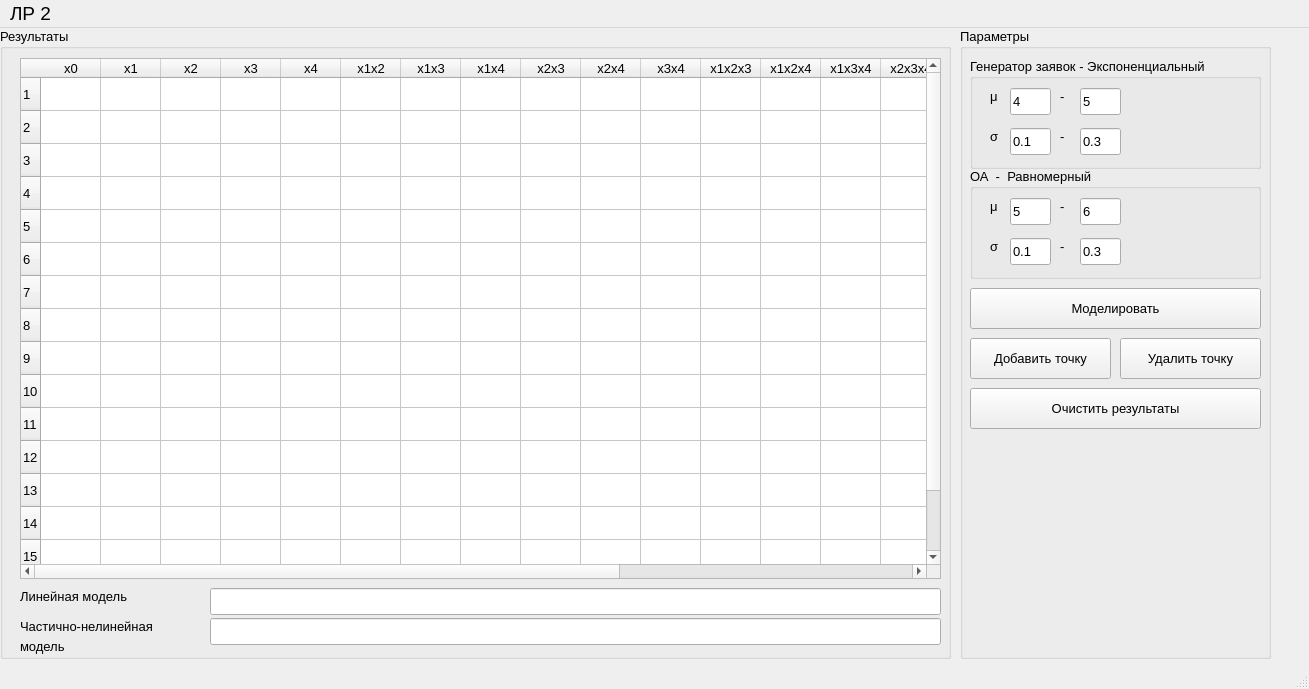
<?xml version="1.0" encoding="UTF-8"?>
<ui version="4.0">
 <class>MainWindow</class>
 <widget class="QMainWindow" name="MainWindow">
  <property name="geometry">
   <rect>
    <x>0</x>
    <y>0</y>
    <width>1309</width>
    <height>689</height>
   </rect>
  </property>
  <property name="font">
   <font>
    <pointsize>14</pointsize>
   </font>
  </property>
  <property name="windowTitle">
   <string>MainWindow</string>
  </property>
  <property name="documentMode">
   <bool>false</bool>
  </property>
  <property name="tabShape">
   <enum>QTabWidget::Rounded</enum>
  </property>
  <widget class="QWidget" name="centralwidget">
   <widget class="QGroupBox" name="groupBox_5">
    <property name="enabled">
     <bool>true</bool>
    </property>
    <property name="geometry">
     <rect>
      <x>0</x>
      <y>0</y>
      <width>951</width>
      <height>631</height>
     </rect>
    </property>
    <property name="font">
     <font>
      <family>Segoe UI</family>
      <pointsize>10</pointsize>
     </font>
    </property>
    <property name="title">
     <string>Результаты</string>
    </property>
    <widget class="QLabel" name="label_9">
     <property name="geometry">
      <rect>
       <x>20</x>
       <y>560</y>
       <width>141</width>
       <height>16</height>
      </rect>
     </property>
     <property name="font">
      <font>
       <family>Segoe UI</family>
       <pointsize>10</pointsize>
      </font>
     </property>
     <property name="text">
      <string>Линейная модель</string>
     </property>
    </widget>
    <widget class="QLineEdit" name="lineEdit_lin_mod">
     <property name="enabled">
      <bool>true</bool>
     </property>
     <property name="geometry">
      <rect>
       <x>210</x>
       <y>560</y>
       <width>731</width>
       <height>27</height>
      </rect>
     </property>
     <property name="font">
      <font>
       <family>Segoe UI</family>
       <pointsize>10</pointsize>
      </font>
     </property>
     <property name="text">
      <string/>
     </property>
     <property name="readOnly">
      <bool>false</bool>
     </property>
     <property name="placeholderText">
      <string/>
     </property>
    </widget>
    <widget class="QLabel" name="label_11">
     <property name="geometry">
      <rect>
       <x>20</x>
       <y>590</y>
       <width>201</width>
       <height>16</height>
      </rect>
     </property>
     <property name="font">
      <font>
       <family>Segoe UI</family>
       <pointsize>10</pointsize>
      </font>
     </property>
     <property name="text">
      <string>Частично-нелинейная </string>
     </property>
    </widget>
    <widget class="QLabel" name="label_12">
     <property name="geometry">
      <rect>
       <x>20</x>
       <y>610</y>
       <width>201</width>
       <height>16</height>
      </rect>
     </property>
     <property name="font">
      <font>
       <family>Segoe UI</family>
       <pointsize>10</pointsize>
      </font>
     </property>
     <property name="text">
      <string>модель</string>
     </property>
    </widget>
    <widget class="QLineEdit" name="lineEdit_part_lin_mod">
     <property name="enabled">
      <bool>true</bool>
     </property>
     <property name="geometry">
      <rect>
       <x>210</x>
       <y>590</y>
       <width>731</width>
       <height>27</height>
      </rect>
     </property>
     <property name="font">
      <font>
       <family>Segoe UI</family>
       <pointsize>10</pointsize>
      </font>
     </property>
     <property name="text">
      <string/>
     </property>
     <property name="readOnly">
      <bool>false</bool>
     </property>
     <property name="placeholderText">
      <string/>
     </property>
    </widget>
    <widget class="QTableWidget" name="tableWidget_experiment">
     <property name="geometry">
      <rect>
       <x>20</x>
       <y>30</y>
       <width>921</width>
       <height>521</height>
      </rect>
     </property>
     <property name="font">
      <font>
       <family>Segoe UI</family>
       <pointsize>10</pointsize>
      </font>
     </property>
     <property name="autoScrollMargin">
      <number>16</number>
     </property>
     <attribute name="horizontalHeaderCascadingSectionResizes">
      <bool>false</bool>
     </attribute>
     <attribute name="horizontalHeaderMinimumSectionSize">
      <number>49</number>
     </attribute>
     <attribute name="horizontalHeaderDefaultSectionSize">
      <number>60</number>
     </attribute>
     <attribute name="horizontalHeaderHighlightSections">
      <bool>false</bool>
     </attribute>
     <attribute name="verticalHeaderDefaultSectionSize">
      <number>33</number>
     </attribute>
     <row>
      <property name="text">
       <string>1</string>
      </property>
     </row>
     <row>
      <property name="text">
       <string>2</string>
      </property>
     </row>
     <row>
      <property name="text">
       <string>3</string>
      </property>
     </row>
     <row>
      <property name="text">
       <string>4</string>
      </property>
     </row>
     <row>
      <property name="text">
       <string>5</string>
      </property>
     </row>
     <row>
      <property name="text">
       <string>6</string>
      </property>
     </row>
     <row>
      <property name="text">
       <string>7</string>
      </property>
     </row>
     <row>
      <property name="text">
       <string>8</string>
      </property>
     </row>
     <row>
      <property name="text">
       <string>9</string>
      </property>
     </row>
     <row>
      <property name="text">
       <string>10</string>
      </property>
     </row>
     <row>
      <property name="text">
       <string>11</string>
      </property>
     </row>
     <row>
      <property name="text">
       <string>12</string>
      </property>
     </row>
     <row>
      <property name="text">
       <string>13</string>
      </property>
     </row>
     <row>
      <property name="text">
       <string>14</string>
      </property>
     </row>
     <row>
      <property name="text">
       <string>15</string>
      </property>
     </row>
     <row>
      <property name="text">
       <string>16</string>
      </property>
     </row>
     <column>
      <property name="text">
       <string>x0</string>
      </property>
     </column>
     <column>
      <property name="text">
       <string>x1</string>
      </property>
     </column>
     <column>
      <property name="text">
       <string>x2</string>
      </property>
     </column>
     <column>
      <property name="text">
       <string>x3</string>
      </property>
     </column>
     <column>
      <property name="text">
       <string>x4</string>
      </property>
     </column>
     <column>
      <property name="text">
       <string>x1x2</string>
      </property>
     </column>
     <column>
      <property name="text">
       <string>x1x3</string>
      </property>
     </column>
     <column>
      <property name="text">
       <string>x1x4</string>
      </property>
     </column>
     <column>
      <property name="text">
       <string>x2x3</string>
      </property>
     </column>
     <column>
      <property name="text">
       <string>x2x4</string>
      </property>
     </column>
     <column>
      <property name="text">
       <string>x3x4</string>
      </property>
     </column>
     <column>
      <property name="text">
       <string>x1x2x3</string>
      </property>
     </column>
     <column>
      <property name="text">
       <string>x1x2x4</string>
      </property>
     </column>
     <column>
      <property name="text">
       <string>x1x3x4</string>
      </property>
     </column>
     <column>
      <property name="text">
       <string>x2x3x4</string>
      </property>
     </column>
     <column>
      <property name="text">
       <string>x1x2x3x4</string>
      </property>
     </column>
     <column>
      <property name="text">
       <string>Y</string>
      </property>
     </column>
     <column>
      <property name="text">
       <string>Yл</string>
      </property>
     </column>
     <column>
      <property name="text">
       <string>Yчнл</string>
      </property>
     </column>
     <column>
      <property name="text">
       <string>|Y - Yл|</string>
      </property>
     </column>
     <column>
      <property name="text">
       <string>|Y - Yчнл|</string>
      </property>
     </column>
    </widget>
   </widget>
   <widget class="QGroupBox" name="groupBox">
    <property name="geometry">
     <rect>
      <x>960</x>
      <y>0</y>
      <width>311</width>
      <height>631</height>
     </rect>
    </property>
    <property name="font">
     <font>
      <family>Segoe UI</family>
      <pointsize>10</pointsize>
     </font>
    </property>
    <property name="title">
     <string>Параметры</string>
    </property>
    <widget class="QPushButton" name="pushButton_start">
     <property name="geometry">
      <rect>
       <x>10</x>
       <y>260</y>
       <width>291</width>
       <height>41</height>
      </rect>
     </property>
     <property name="font">
      <font>
       <family>Segoe UI</family>
       <pointsize>10</pointsize>
      </font>
     </property>
     <property name="text">
      <string>Моделировать</string>
     </property>
    </widget>
    <widget class="QGroupBox" name="groupBox_9">
     <property name="geometry">
      <rect>
       <x>10</x>
       <y>30</y>
       <width>291</width>
       <height>111</height>
      </rect>
     </property>
     <property name="font">
      <font>
       <family>Segoe UI</family>
       <pointsize>10</pointsize>
      </font>
     </property>
     <property name="title">
      <string>Генератор заявок - Экспоненциальный</string>
     </property>
     <widget class="QLabel" name="label_8">
      <property name="geometry">
       <rect>
        <x>20</x>
        <y>30</y>
        <width>21</width>
        <height>16</height>
       </rect>
      </property>
      <property name="font">
       <font>
        <family>Segoe UI</family>
        <pointsize>10</pointsize>
       </font>
      </property>
      <property name="text">
       <string>μ</string>
      </property>
     </widget>
     <widget class="QLabel" name="label_24">
      <property name="geometry">
       <rect>
        <x>20</x>
        <y>70</y>
        <width>21</width>
        <height>16</height>
       </rect>
      </property>
      <property name="font">
       <font>
        <family>Segoe UI</family>
        <pointsize>10</pointsize>
       </font>
      </property>
      <property name="text">
       <string>σ</string>
      </property>
     </widget>
     <widget class="QLineEdit" name="lineEdit_generator_M1_min">
      <property name="geometry">
       <rect>
        <x>40</x>
        <y>30</y>
        <width>41</width>
        <height>27</height>
       </rect>
      </property>
      <property name="font">
       <font>
        <family>Segoe UI</family>
        <pointsize>10</pointsize>
       </font>
      </property>
      <property name="toolTip">
       <string/>
      </property>
      <property name="text">
       <string>4</string>
      </property>
      <property name="placeholderText">
       <string>Количество заявок за 10 единиц времени</string>
      </property>
     </widget>
     <widget class="QLineEdit" name="lineEdit_generator_bi1_min">
      <property name="geometry">
       <rect>
        <x>40</x>
        <y>70</y>
        <width>41</width>
        <height>27</height>
       </rect>
      </property>
      <property name="font">
       <font>
        <family>Segoe UI</family>
        <pointsize>10</pointsize>
       </font>
      </property>
      <property name="text">
       <string>0.1</string>
      </property>
     </widget>
     <widget class="QLineEdit" name="lineEdit_generator_M1_max">
      <property name="geometry">
       <rect>
        <x>110</x>
        <y>30</y>
        <width>41</width>
        <height>27</height>
       </rect>
      </property>
      <property name="font">
       <font>
        <family>Segoe UI</family>
        <pointsize>10</pointsize>
       </font>
      </property>
      <property name="toolTip">
       <string/>
      </property>
      <property name="text">
       <string>5</string>
      </property>
      <property name="placeholderText">
       <string>Количество заявок за 10 единиц времени</string>
      </property>
     </widget>
     <widget class="QLineEdit" name="lineEdit_generator_bi1_max">
      <property name="geometry">
       <rect>
        <x>110</x>
        <y>70</y>
        <width>41</width>
        <height>27</height>
       </rect>
      </property>
      <property name="font">
       <font>
        <family>Segoe UI</family>
        <pointsize>10</pointsize>
       </font>
      </property>
      <property name="text">
       <string>0.3</string>
      </property>
     </widget>
     <widget class="QLabel" name="label_10">
      <property name="geometry">
       <rect>
        <x>90</x>
        <y>30</y>
        <width>21</width>
        <height>16</height>
       </rect>
      </property>
      <property name="font">
       <font>
        <family>Segoe UI</family>
        <pointsize>10</pointsize>
       </font>
      </property>
      <property name="text">
       <string>-</string>
      </property>
     </widget>
     <widget class="QLabel" name="label_13">
      <property name="geometry">
       <rect>
        <x>90</x>
        <y>70</y>
        <width>21</width>
        <height>16</height>
       </rect>
      </property>
      <property name="font">
       <font>
        <family>Segoe UI</family>
        <pointsize>10</pointsize>
       </font>
      </property>
      <property name="text">
       <string>-</string>
      </property>
     </widget>
    </widget>
    <widget class="QGroupBox" name="groupBox_10">
     <property name="geometry">
      <rect>
       <x>10</x>
       <y>140</y>
       <width>291</width>
       <height>111</height>
      </rect>
     </property>
     <property name="font">
      <font>
       <family>Segoe UI</family>
       <pointsize>10</pointsize>
      </font>
     </property>
     <property name="title">
      <string>ОА  -  Равномерный</string>
     </property>
     <widget class="QLabel" name="label_25">
      <property name="geometry">
       <rect>
        <x>30</x>
        <y>70</y>
        <width>21</width>
        <height>16</height>
       </rect>
      </property>
      <property name="font">
       <font>
        <family>Segoe UI</family>
        <pointsize>10</pointsize>
       </font>
      </property>
      <property name="text">
       <string/>
      </property>
     </widget>
     <widget class="QLineEdit" name="lineEdit_generator_bi2_min">
      <property name="geometry">
       <rect>
        <x>40</x>
        <y>70</y>
        <width>41</width>
        <height>27</height>
       </rect>
      </property>
      <property name="font">
       <font>
        <family>Segoe UI</family>
        <pointsize>10</pointsize>
       </font>
      </property>
      <property name="text">
       <string>0.1</string>
      </property>
     </widget>
     <widget class="QLabel" name="label_26">
      <property name="geometry">
       <rect>
        <x>20</x>
        <y>70</y>
        <width>21</width>
        <height>16</height>
       </rect>
      </property>
      <property name="font">
       <font>
        <family>Segoe UI</family>
        <pointsize>10</pointsize>
       </font>
      </property>
      <property name="text">
       <string>σ</string>
      </property>
     </widget>
     <widget class="QLabel" name="label_27">
      <property name="geometry">
       <rect>
        <x>20</x>
        <y>30</y>
        <width>21</width>
        <height>16</height>
       </rect>
      </property>
      <property name="font">
       <font>
        <family>Segoe UI</family>
        <pointsize>10</pointsize>
       </font>
      </property>
      <property name="text">
       <string>μ</string>
      </property>
     </widget>
     <widget class="QLineEdit" name="lineEdit_generator_M2_min">
      <property name="geometry">
       <rect>
        <x>40</x>
        <y>30</y>
        <width>41</width>
        <height>27</height>
       </rect>
      </property>
      <property name="font">
       <font>
        <family>Segoe UI</family>
        <pointsize>10</pointsize>
       </font>
      </property>
      <property name="text">
       <string>5</string>
      </property>
      <property name="placeholderText">
       <string>0</string>
      </property>
     </widget>
     <widget class="QLineEdit" name="lineEdit_generator_M2_max">
      <property name="geometry">
       <rect>
        <x>110</x>
        <y>30</y>
        <width>41</width>
        <height>27</height>
       </rect>
      </property>
      <property name="font">
       <font>
        <family>Segoe UI</family>
        <pointsize>10</pointsize>
       </font>
      </property>
      <property name="text">
       <string>6</string>
      </property>
      <property name="placeholderText">
       <string>0</string>
      </property>
     </widget>
     <widget class="QLineEdit" name="lineEdit_generator_bi2_max">
      <property name="geometry">
       <rect>
        <x>110</x>
        <y>70</y>
        <width>41</width>
        <height>27</height>
       </rect>
      </property>
      <property name="font">
       <font>
        <family>Segoe UI</family>
        <pointsize>10</pointsize>
       </font>
      </property>
      <property name="text">
       <string>0.3</string>
      </property>
     </widget>
     <widget class="QLabel" name="label_14">
      <property name="geometry">
       <rect>
        <x>90</x>
        <y>30</y>
        <width>21</width>
        <height>16</height>
       </rect>
      </property>
      <property name="font">
       <font>
        <family>Segoe UI</family>
        <pointsize>10</pointsize>
       </font>
      </property>
      <property name="text">
       <string>-</string>
      </property>
     </widget>
     <widget class="QLabel" name="label_15">
      <property name="geometry">
       <rect>
        <x>90</x>
        <y>70</y>
        <width>21</width>
        <height>16</height>
       </rect>
      </property>
      <property name="font">
       <font>
        <family>Segoe UI</family>
        <pointsize>10</pointsize>
       </font>
      </property>
      <property name="text">
       <string>-</string>
      </property>
     </widget>
    </widget>
    <widget class="QPushButton" name="pushButton_delete">
     <property name="geometry">
      <rect>
       <x>10</x>
       <y>360</y>
       <width>291</width>
       <height>41</height>
      </rect>
     </property>
     <property name="font">
      <font>
       <family>Segoe UI</family>
       <pointsize>10</pointsize>
      </font>
     </property>
     <property name="text">
      <string>Очистить результаты</string>
     </property>
    </widget>
    <widget class="QPushButton" name="pushButton_add_dot">
     <property name="geometry">
      <rect>
       <x>10</x>
       <y>310</y>
       <width>141</width>
       <height>41</height>
      </rect>
     </property>
     <property name="font">
      <font>
       <family>Segoe UI</family>
       <pointsize>10</pointsize>
      </font>
     </property>
     <property name="text">
      <string>Добавить точку</string>
     </property>
    </widget>
    <widget class="QPushButton" name="pushButton_delete_dot">
     <property name="geometry">
      <rect>
       <x>160</x>
       <y>310</y>
       <width>141</width>
       <height>41</height>
      </rect>
     </property>
     <property name="font">
      <font>
       <family>Segoe UI</family>
       <pointsize>10</pointsize>
      </font>
     </property>
     <property name="text">
      <string>Удалить точку</string>
     </property>
    </widget>
   </widget>
  </widget>
  <widget class="QMenuBar" name="menubar">
   <property name="geometry">
    <rect>
     <x>0</x>
     <y>0</y>
     <width>1309</width>
     <height>37</height>
    </rect>
   </property>
   <widget class="QMenu" name="menuMainWindow">
    <property name="title">
     <string>ЛР 2</string>
    </property>
   </widget>
   <addaction name="menuMainWindow"/>
  </widget>
  <widget class="QStatusBar" name="statusbar"/>
  <action name="actionLab2">
   <property name="text">
    <string>Lab2</string>
   </property>
  </action>
 </widget>
 <resources/>
 <connections/>
</ui>
